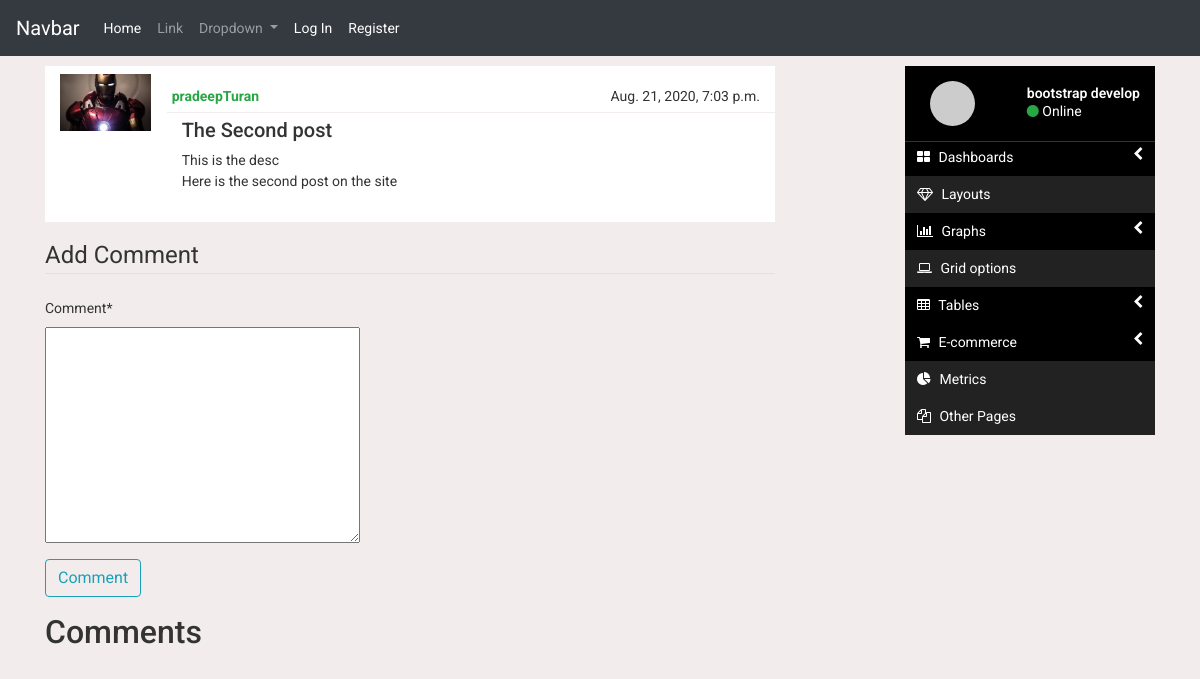
The app's page /blogs/post/3/ with its own data.
### patram/models.py (models this page shows, shortened)
class Post(models.Model):
    title = models.CharField(max_length=100)
    description = models.CharField(max_length=150)
    content = RichTextField()
    author = models.ForeignKey(User, on_delete=models.DO_NOTHING)
    date = models.DateTimeField(default=timezone.now)

### users/models.py (models this page shows, shortened)
class Profile(models.Model):
    user = models.OneToOneField(User, on_delete = models.CASCADE)
    firstname = models.CharField(max_length=20, null=True)
    lastname = models.CharField(max_length=20, null=True)
    city = models.CharField(max_length=30, null=True)
    occupation = models.CharField(max_length=20, null=True)
    image = models.ImageField(default='default.jpg', upload_to='profile_pics', null=True)

### patram/views.py (the view)
# urls.py: path('post/<int:pk>/', postDetail, name='post-detail'),
def postDetail(request, pk):
    post = Post.objects.filter(pk=pk).first()
    title = post.title
    if request.method == 'POST':
        if not request.user.is_authenticated:
            redir = 'http://127.0.0.1:8000/login?next='+request.path
            return redirect(redir)
        form = CreatePostComment(request.POST)
        if form.is_valid():
            print('00099900')
            user = request.user
            comment = form.cleaned_data['comment']
            if form.cleaned_data['parent'] is not None:
                newcomment = PostComment(user=user, post=post,comment=comment, parent = form.cleaned_data['parent'] )
            else:
                newcomment = PostComment(user=user, post=post,comment=comment)
            newcomment.save()
            messages.success(request, f'Comment successfully posted!')
        else:
            print('form',form)
            print('failed-----------------------------------')
    else:
        form = CreatePostComment()
    comment = PostComment.objects.filter(post=post, parent=None)
    replies = PostComment.objects.filter(post=post).exclude(parent=None)
    replies_dict = {}
    for reply in replies:
        if reply.parent.id not in replies_dict:
            replies_dict[reply.parent.id] = [reply]
        else:
            replies_dict[reply.parent.id].append(reply)
    print(replies_dict)
    content = {'post':post, 'comments':comment, 'replies_dict':replies_dict, 'title':title, 'form':form}
    return render(request, 'patram/post_detail.html', content)

### patram/forms.py
class CreatePostComment(forms.ModelForm):
    class Meta:
        model = PostComment
        fields = ['comment','parent']
        widgets={'parent': forms.HiddenInput()}
    '''
    def __init__(self, *args, **kwargs):
        super(CreatePostComment, self).__init__(*args, **kwargs)
        self.fields['parent'].required = False
    '''

### patram/templates/patram/post_detail.html (shortened to what this page needs)
{% extends 'patram/base.html' %}
{% load crispy_forms_tags %}
{% load extras %}
{% block content %}
    <article class='posc'>
        <div class="row">
            <div class='col-sm-2 col-md-2 col-lg-2' >
                <div class="profile-img img-pro-det">
                    <img class="img-fluidx img-responsive" src="{{ post.author.profile.image.url }}"/>
                </div>
            </div>
            <div class="col-sm-10 col-md-10 col-lg-10 post">
                <div class='row'>
                        <div class='author col-xs-8 col-sm-8 col-md-8 col-lg-8' >
                            <strong> <a href="{% url 'user-posts' post.author.username %}" class="mr-2">{{ post.author }}</a>
                             </strong>
                        </div>
                        <div class='date col-xs-4 col-sm-4 col-md-4 col-lg-4' >  {{ post.date }}  </div>
                </div>
                <div class='title'><h5>{{ post.title }}</h5></div>
                <div class='description'> {{ post.description }} </div>
                <div class='content'> {{ post.content|safe }} </div>
            </div>
        </div>
    </article>
    <div class='content-section'>
        <form method="POST">
            <fieldset class='form-group'>
                <legend class="border-bottom mb-4">Add Comment</legend>
                {{ form.comment|as_crispy_field:"bootstrap" }}
            </fieldset>
            <div class="form-group">
                <button type="submit" class="btn btn-outline-info">Comment</button>
            </div>
        </form>
    </div>
    <h2>Comments</h2>
{% endblock content %}

### patram/static/patram/main.css (style rules this page uses)
body { background-color: rgb(243, 236, 236); font-size: 14px; color: #333; list-style: 26px;font-family: 'Roboto', sans-serif; }
.img-fluidx { width: 100%; height: 100%; object-fit: cover; }
.img-pro-det { padding-top: 3px; height: 60px; width: 91px; }
.content-section { padding-top:15px; }
.profile-img { text-align: center; }
.posc { margin-top: 10px; background-color: rgb(255, 255, 255) !important; padding: 5px 15px 15px 15px; }
.post { margin-top: 10px; background-color: white; padding: 5px 15px 15px 15px; }
.post .row { border-width: 0 0 1px 0; border-color: rgb(243, 236, 236); border-style: solid; padding-top: 0; }
.post .author { color: #28a745; padding: 0px 5px 5px 5px; }
.author .mr-2 { color: #28a745; }
.post .date { float: right; text-align: right; }
.post .title { padding: 5px 0 0 0; }

### records on screen
Post: author.profile.image (picture), author "pradeepTuran", date "Aug. 21, 2020, 7:03 p.m.", title "The Second post", description "This is the desc", content "Here is the second post on the site"
